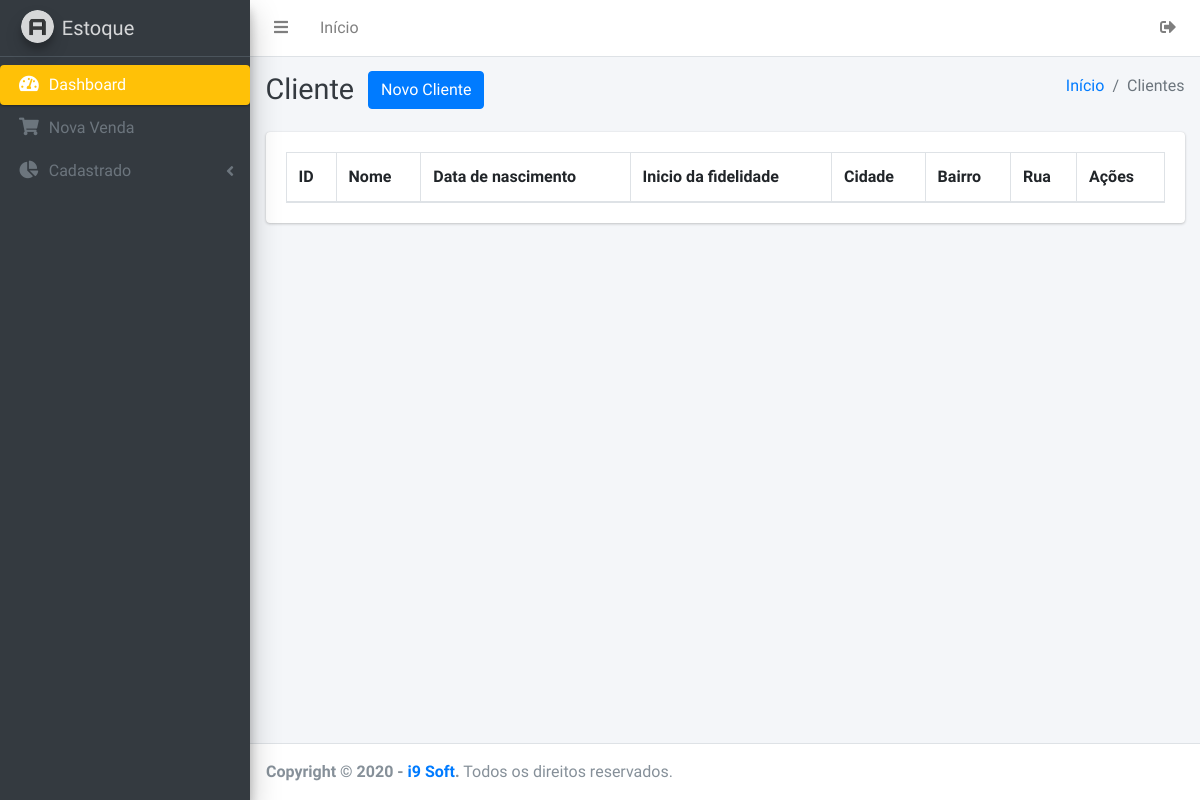
Page /clientes.php (signed in) on the earlier database version.
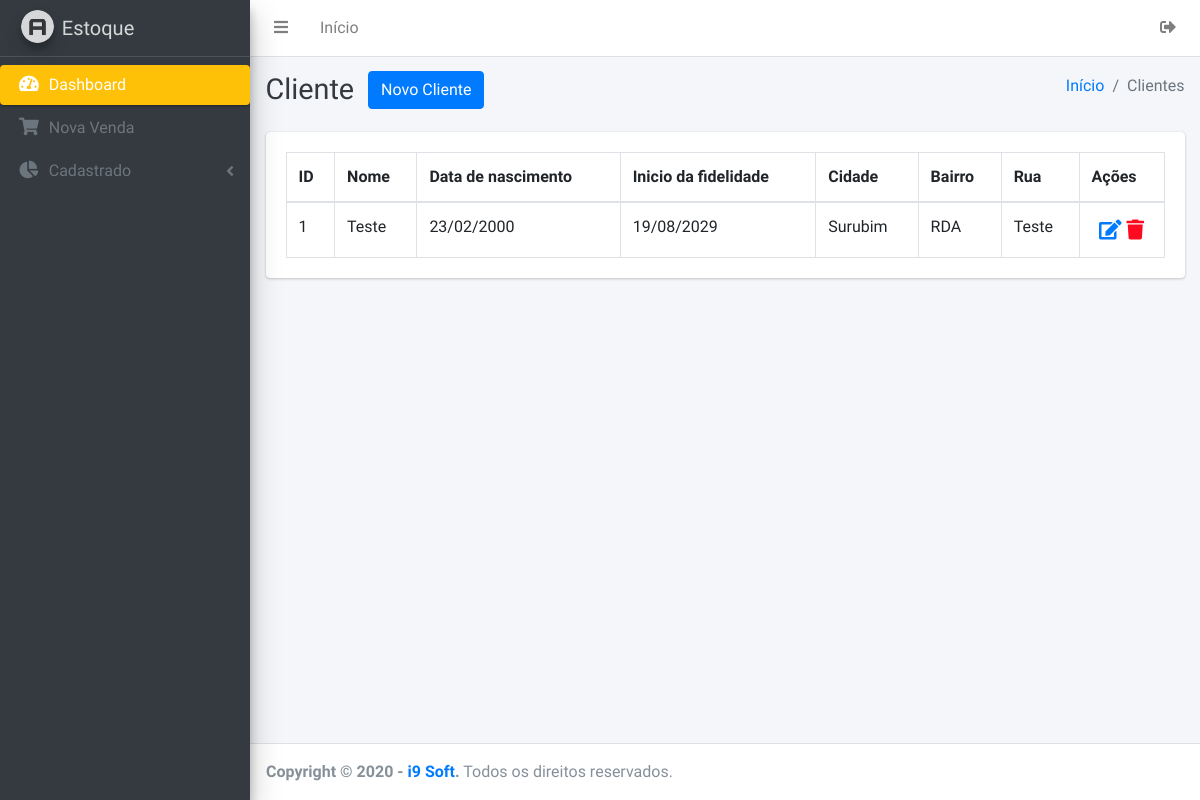
Same page on the later database version.
### tables this page shows
CREATE TABLE IF NOT EXISTS `clientes` (
  `id` int(11) NOT NULL AUTO_INCREMENT,
  `nome` varchar(200) NOT NULL DEFAULT '',
  `data_nascimento` date NOT NULL,
  `inicio_fidelidade` date NOT NULL,
  `cidade` varchar(100) NOT NULL DEFAULT '',
  `bairro` varchar(70) NOT NULL DEFAULT '',
  `rua` varchar(150) NOT NULL DEFAULT '',
  PRIMARY KEY (`id`)
);

### core/util.php (called while the page is built, shortened)
<?php
function dataTela($pData) {
	$data_desinvertida = implode("/", array_reverse(explode("-", substr(trim($pData),0,10))));
	return $data_desinvertida;
}

### clientes.php (the view, shortened to what this page needs)
<?php include_once 'includes/header.php'; ?>
<?php include_once 'includes/menu.php'; ?>
<?php
require_once 'core/conexao.php';
$sql = $pdo->prepare('SELECT * FROM clientes');
$sql->execute();
$registros = $sql->fetchAll(PDO::FETCH_OBJ);
?>
<div class="content-wrapper">
  <div class="content-header">
    <div class="container-fluid">
      <div class="row mb-2">
        <div class="col-sm-6">
          <h1 class="m-0 text-dark" style="display: inline-block;">Cliente</h1>
          <a href="novo_clientes.php" class="btn btn-primary" style="margin-left: 10px; margin-top: -10px;">Novo Cliente</a>
        </div>
        <div class="col-sm-6">
          <ol class="breadcrumb float-sm-right">
            <li class="breadcrumb-item">
              <a href="/controle-estoque">Início</a>
            </li>
            <li class="breadcrumb-item active">Clientes</li>
          </ol>
        </div>
      </div>
    </div>
  </div>
  <section class="content">
    <div class="container-fluid">
      <div class="row">
        <div class="col-sm-12">
          <div class="card">
            <div class="card-body">
              <table id="example2" class="table table-bordered table-hover">
                <thead>
                  <tr>
                    <th>ID</th>
                    <th>Nome</th>
                    <th>Data de nascimento</th>
                    <th>Inicio da fidelidade</th>
                    <th>Cidade</th>
                    <th>Bairro</th>
                    <th>Rua</th>
                    <th>Ações</th>
                  </tr>
                </thead>
                <tbody>
                  <?php foreach ($registros as $clientes): ?>
                    <tr>
                      <td><?php echo $clientes->id; ?></td>
                      <td><?php echo $clientes->nome; ?></td>
                      <td><?php echo dataTela($clientes->data_nascimento); ?></td>
                      <td><?php echo dataTela($clientes->inicio_fidelidade); ?></td>
                      <td><?php echo $clientes->cidade; ?></td>
                      <td><?php echo $clientes->bairro; ?></td>
                      <td><?php echo $clientes->rua; ?></td>
                      <td class="text-center">
                        <a href="editar_clientes.php?id=<?php echo $clientes->id; ?>" title="Editar" style="font-size: 20px;">
                          <i class="fas fa-edit"></i>
                        </a>
                        <a href="core/deletar_cliente.php?id=<?php echo $clientes->id; ?>" title="Excluir" style="font-size: 20px; color: #ff0a21;">
                          <i class="fas fa-trash"></i>
                        </a>
                      </td>
                    </tr>
                  <?php endforeach; ?>
                </tbody>
              </table>
            </div>
          </div>
        </div>
      </div>
    </div>
  </section>
</div>
<?php include_once 'includes/footer.php'; ?>

### includes/header.php (shortened to what this page needs)
<?php
require_once 'core/util.php';
?>
<!DOCTYPE html>
<html>
<head>
  <link rel="stylesheet" href="plugins/fontawesome-free/css/all.min.css">
  <link rel="stylesheet" href="https://code.ionicframework.com/ionicons/2.0.1/css/ionicons.min.css">
  <link rel="stylesheet" href="plugins/tempusdominus-bootstrap-4/css/tempusdominus-bootstrap-4.min.css">
  <link rel="stylesheet" href="plugins/datatables-bs4/css/dataTables.bootstrap4.css">
  <link rel="stylesheet" href="dist/css/adminlte.min.css">
</head>
<body class="hold-transition sidebar-mini layout-fixed">
  <div class="wrapper">
    <nav class="main-header navbar navbar-expand navbar-white navbar-light">
      <ul class="navbar-nav">
        <li class="nav-item">
          <a class="nav-link" data-widget="pushmenu" href="#"><i class="fas fa-bars"></i></a>
        </li>
        <li class="nav-item d-none d-sm-inline-block">
          <a href="/controle-estoque" class="nav-link">Início</a>
        </li>
      </ul>
      <ul class="navbar-nav ml-auto">
        <li class="nav-item dropdown">
          <a class="nav-link" href="core/Deslogar.php" title="Deslogar">
            <i class="fas fa-sign-out-alt"></i>
          </a>
        </li>
      </ul>
    </nav>

### includes/menu.php (shortened to what this page needs)
<aside class="main-sidebar sidebar-dark-primary elevation-4">
  <a href="/controle-estoque" class="brand-link">
    <img src="dist/img/AdminLTELogo.png" alt="Logo" class="brand-image img-circle elevation-3"
    style="opacity: .8">
    <span class="brand-text font-weight-light">Estoque</span>
  </a>
    <nav class="mt-2">
      <ul class="nav nav-pills nav-sidebar flex-column" data-widget="treeview" role="menu" data-accordion="false">
        <li class="nav-item">
          <a href="/controle-estoque" class="nav-link active">
            <i class="nav-icon fas fa-tachometer-alt"></i>
            <p>
              Dashboard
            </p>
          </a>
        </li>
        <li class="nav-item">
          <a href="nova_venda.php" class="nav-link">
            <i class="nav-icon fas fa-shopping-cart"></i>
            <p>
              Nova Venda
            </p>
          </a>
        </li>
        <li class="nav-item has-treeview">
          <a href="#" class="nav-link">
            <i class="nav-icon fas fa-chart-pie"></i>
            <p>
              Cadastrado
              <i class="right fas fa-angle-left"></i>
            </p>
          </a>
        </li>
      </ul>
    </nav>
  </div>

### includes/footer.php (shortened to what this page needs)
<footer class="main-footer">
  <strong>Copyright &copy; 2020 - <a href="https://www.instagram.com/i9soft/">i9 Soft</a>.</strong>
  Todos os direitos reservados.
</footer>
</body>
</html>

### includes/header.php (style rules this page uses)
.sidebar-dark-primary .nav-sidebar>.nav-item>.nav-link.active, .sidebar-light-primary .nav-sidebar>.nav-item>.nav-link.active { background-color: #ffc107; }

Differences in the rows shown:
added clientes: id "1", nome "Teste", data_nascimento "23/02/2000", inicio_fidelidade "19/08/2029", cidade "Surubim", bairro "RDA", rua "Teste"
